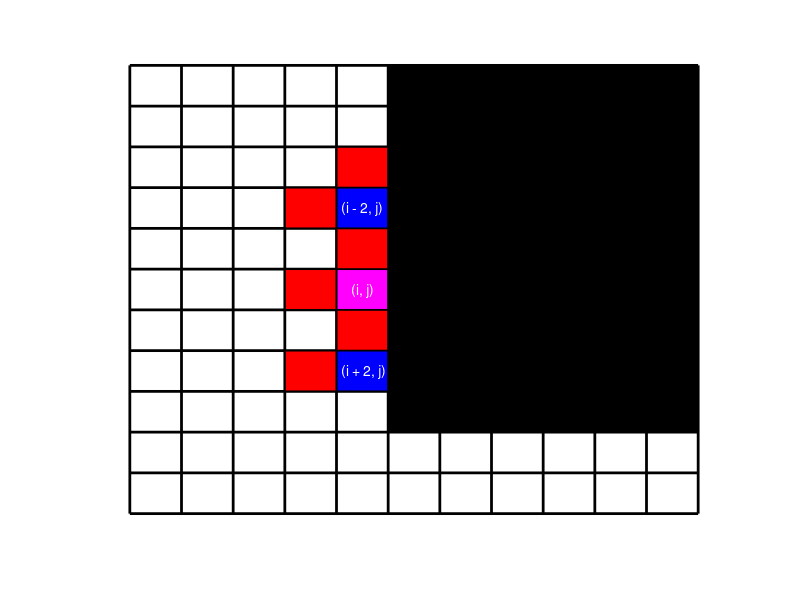

This chart was generated by the following MATLAB code:
function [] = IndependentPoints

close all

% Specify vertical and horizontal size of the grid:
height = 11;
width = 11;

% ------------------------------------------------------------------------

figure
hold on

% Plot horizontal lines:
for y = -height / 2 : 1 : height / 2
    plot([-width / 2 width / 2], [y y], 'k', 'linewidth', 2)
end

% Plot vertical lines:
for x = -width / 2 : 1 : width / 2
    plot([x x], [-height / 2 height / 2], 'k', 'linewidth', 2)
end

% Mark ROI:
for p = width / 2 - 5.5 : width / 2 - 0.5
    for q = - 3 : height / 2 - 0.5
        fill(xCoord(p), yCoord(q), 'k')
    end
end

% Mark specific boxes:
fill(xCoord(-1), yCoord(0), 'm')
fill(xCoord(-1), yCoord(1), 'r')
fill(xCoord(-2), yCoord(0), 'r')
fill(xCoord(-1), yCoord(2), 'b')
fill(xCoord(-1), yCoord(3), 'r')
fill(xCoord(-2), yCoord(2), 'r')
fill(xCoord(-1), yCoord(-2), 'b')
fill(xCoord(-1), yCoord(-1), 'r')
fill(xCoord(-2), yCoord(-2), 'r')

% Label points:
text(-1.2, 0, '(i, j)', 'color', 'w', 'Fontsize', 10)
text(-1.4, 2, '(i - 2, j)', 'color', 'w', 'Fontsize', 10)
text(-1.4, -2, '(i + 2, j)', 'color', 'w', 'Fontsize', 10)

hold off
axis off
% title('Test statistic')

end

function x = xCoord(x)
% Set size of the box:
offset = 0.49;

% Calculate x-coordinates of the box around the point (x, y):
x = [x - offset x - offset x + offset x + offset];

end

function y = yCoord(y)
% Set size of the box:
offset = 0.49;

% Calculate y-coordinates of the box around the point (x, y):
y = [y - offset y + offset y + offset y - offset];

end